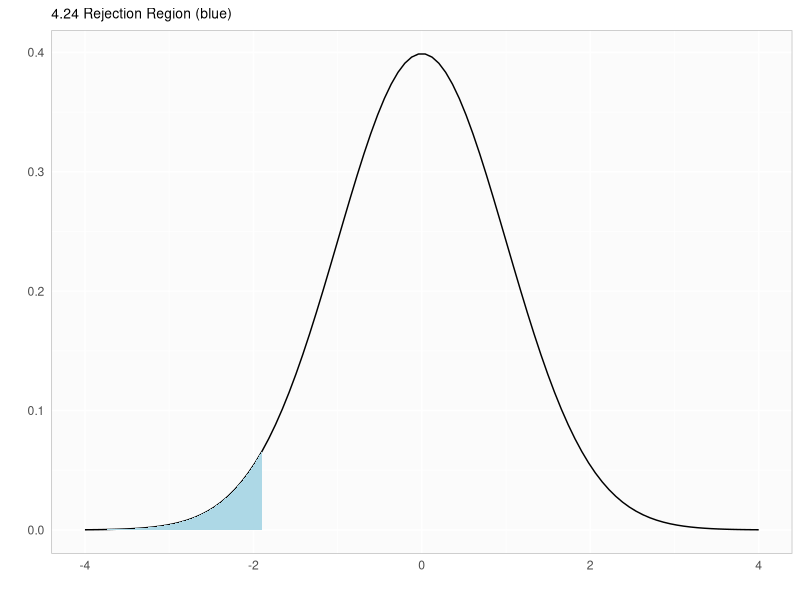
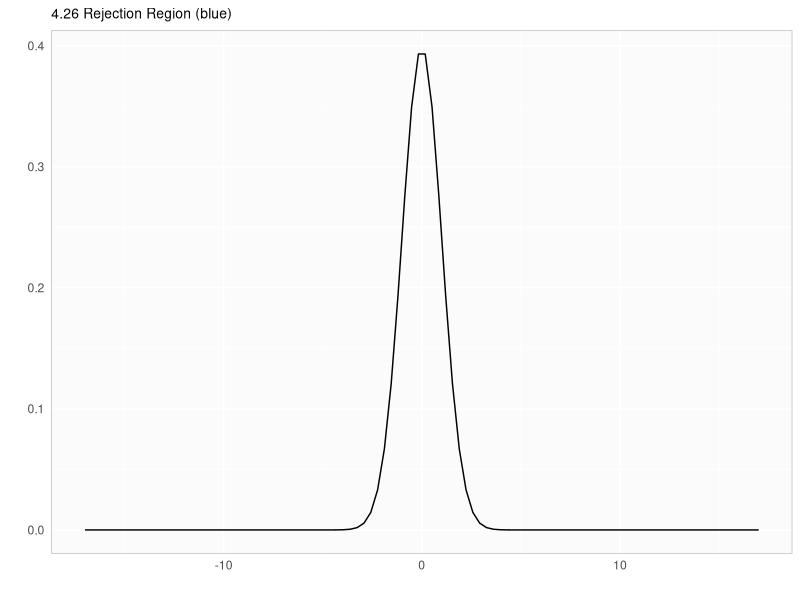

R code for these plots, in order:
## ---- chunk 1
library(ggplot2)
myTheme <- theme(axis.ticks=element_blank(),  
                  panel.border = element_rect(color="gray", fill=NA), 
                  panel.background=element_rect(fill="#FBFBFB"), 
                  panel.grid.major.y=element_line(color="white", size=0.5), 
                  panel.grid.major.x=element_line(color="white", size=0.5),
                  plot.title=element_text(size="10"))
## ---- chunk 2
meanHeight <- 171.1
sdHeight <- 9.4

x <- 180
zTall <- (x - meanHeight) / sdHeight

pTall <- pnorm(zTall)
pTall
## ---- chunk 3
x <- 155
zShort <- (x - meanHeight) / sdHeight
pShort <- pnorm(zShort)
pShort
## ---- chunk 4
n <- 507
seHeight <- sdHeight / sqrt(n)
seHeight
## ---- chunk 5
n <- 436
SE <- 4.4 /  1.96
SE
## ---- chunk 6
stdev <- SE * sqrt(n)
stdev
## ---- chunk 7
newN <- n * 3
newSE <- stdev / sqrt(newN)
newMoE <- newSE * 1.96
newMoE
## ---- chunk 8
desiredMoE <- 4.4 / 3
reqN <- ((1.96 * stdev) / desiredMoE)^2
reqN

checkMoE <- 1.96 * (stdev / sqrt(reqN))
checkMoE
## ---- chunk 9
a <- 0.10
xbar <- 30.69
sdX <- 4.31
n <- 36
SEx <- sdX / sqrt(n)
zXbar <- (xbar - 32) / SEx
zXbar
## ---- chunk 10
x <- seq(-4, 4, length=100)
hx <- dnorm(x)
df <- data.frame(x, hx)
dfRegion <- df[df$x < zXbar, ]

g1 <- ggplot() + 
  geom_line(aes(x=x, y=hx)) + 
  geom_ribbon(data=dfRegion, aes(ymin=0, ymax=hx, x=x), fill="lightblue") +
  labs(title="4.24 Rejection Region (blue)", y="", x="") +
  myTheme
g1
## ---- chunk 11
pval <- pnorm(zXbar)
pval
## ---- chunk 12
# Determine z score of 0.10
theZ <- abs(qnorm(a))
theZ
# Compute the confidence interval
lower <- xbar - (theZ * SEx)
upper <- xbar + (theZ * SEx)
ci <- c(lower, upper)
ci
## ---- chunk 13
n <- 36
xbar <- 118.2
sdX <- 6.5
SEx <- sdX / sqrt(n)
zXbar <- (xbar - 100) / SEx
zXbar
## ---- chunk 14
x <- seq(-17, 17, length=100)
hx <- dnorm(x)
df <- data.frame(x, hx)
dfRegion <- df[df$x > zXbar, ]

g1 <- ggplot() + 
  geom_line(aes(x=x, y=hx)) + 
  geom_ribbon(data=dfRegion, aes(ymin=0, ymax=hx, x=x), fill="lightblue") +
  labs(title="4.26 Rejection Region (blue)", y="", x="") +
  myTheme
g1
## ---- chunk 15
pval <- 1 - pnorm(zXbar)
pval
## ---- chunk 16
# Determine z score of 0.10
theZ <- abs(qnorm(a))
theZ
# Compute the confidence interval
lower <- xbar - (theZ * SEx)
upper <- xbar + (theZ * SEx)
ci <- c(lower, upper)
ci
## ---- chunk 17
# First compute the z-score for 10,500 hours
z <- (10500 - 9000) / 1000
z
# Then determine the area under the normal curve at said z score. 
# Since we want the area of the upper tail, we'll substract from 1.
p <- 1 - pnorm(z)
p
